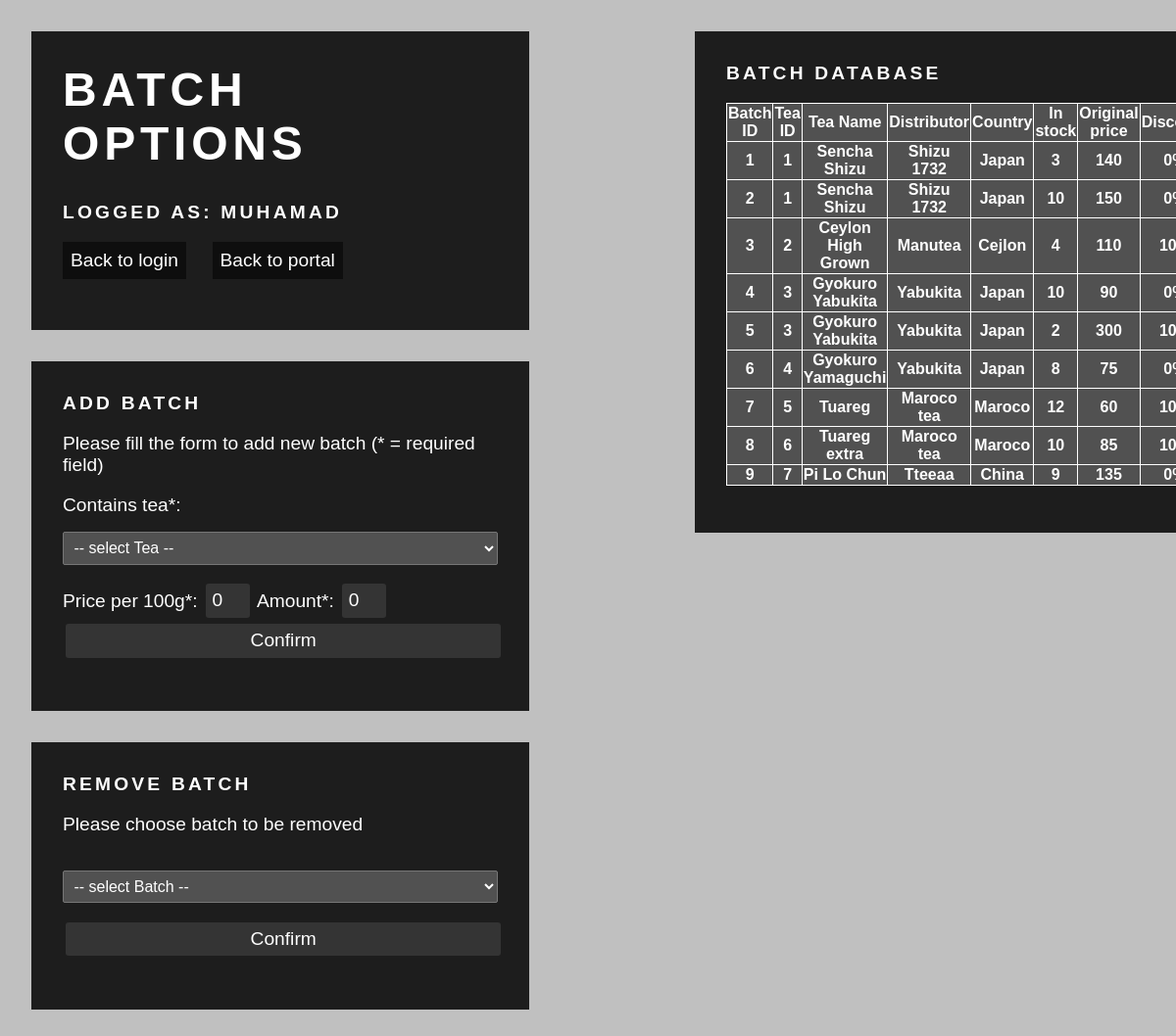
Screenshot of /third_year/IIS/employee/batch_options.php (signed in) with the database file from the repository.
### tables this page shows
CREATE TABLE Varka
(
  id INTEGER NOT NULL AUTO_INCREMENT,
  cena_100g INTEGER NOT NULL,
  sleva INTEGER NOT NULL,
  mnozstvi INTEGER NOT NULL,
  id_caj INTEGER NOT NULL,
  PRIMARY KEY(id)
);

CREATE TABLE Caj
(
  id INTEGER NOT NULL AUTO_INCREMENT,
  nazev VARCHAR(25) NOT NULL,
  druh VARCHAR(20),
  dodavatel VARCHAR(45) NOT NULL,
  doba_louhovani INTEGER,
  kvalita VARCHAR(10),
  zeme_puvodu VARCHAR(25) NOT NULL,
  nazev_oblasti VARCHAR(25),
  PRIMARY KEY(id)
);

### third_year/IIS/employee/batch_options.php (the view, shortened to what this page needs)
<html>
<head>
<link rel="stylesheet" href="../css/style.css">
</head>
<?php
$db = mysqli_init();
?>
<body>
<div id="PortalPage">
<h1>Batch Options</h1>
<?php
	if (isset($_SESSION["username"]) && isset($_SESSION["role"]) &&
		($_SESSION["role"] == "admin" || $_SESSION["role"] == "emloyee"))
	{
		echo "<h3>Logged as: ";
		echo  $_SESSION["username"];
		echo "</h3>";
	}
	else
	{
		header("Location: ../index.php");
	}
?>
<p><a href="../index.php">Back to login</a>
	<a href="./index.php">Back to portal</a></p>
</div>
<div id="PortalPage">
<h3>Add Batch</h3>
<p>Please fill the form to add new batch (* = required field)</p>
<form action="<?=$_SERVER["PHP_SELF"]?>"  method="post">
        Contains tea*: <select name="name" />
				<option hidden disabled selected value> -- select Tea -- </option>
			</select><br>
        Price per 100g*: <input type="number" id="price" name="price" value="<?php echo isset($_POST["price"]) ? $_POST["price"] : 0 ?>" />
        Amount*: <input type="number" id="amount" name="amount" value="<?php echo isset($_POST["amount"]) ? $_POST["amount"] : 0 ?>" /><br>
        <input type="submit" name="add" value="Confirm" />
</form>
</div>
<div id="PortalPage">
<h3>Remove Batch</h3>
<p>Please choose batch to be removed</p>
<form action="<?=$_SERVER["PHP_SELF"]?>"  method="post">
<select name="Teas">
<option hidden disabled selected value> -- select Batch -- </option>
<?php
$sql1 = "SELECT Varka.id, Caj.id, nazev, dodavatel,
		zeme_puvodu, mnozstvi, cena_100g, sleva
		FROM Varka JOIN Caj on Varka.id_caj = Caj.id;";
?>
</select>
<input type="submit" name="remove" value="Confirm" />
</form>
</div>
<div id="PortalPageRightWrapper">
<div id="PortalPageRight">
<h3>Batch Database</h3>
<?php
echo "<table>";
	echo "<tr>";
		echo "<th> Batch ID </th>";
		echo "<th> Tea ID </th>";
		echo "<th> Tea Name </th>";
		echo "<th> Distributor </th>";
		echo "<th> Country </th>";
		echo "<th> In stock </th>";
		echo "<th> Original price </th>";
		echo "<th> Discount </th>";
	echo "</tr>";
$result = mysqli_query($db, $sql1);
while ($row = $result->fetch_row())
{
	printf("<tr>\n<th>%s</th>\n<th>%s</th>\n<th>%s</th>\n<th>%s</th>\n<th>%s</th>\n<th>%s</th>\n<th>%s</th>\n<th>%s%%</th>\n</tr>\n",
			$row[0], $row[1], $row[2], $row[3], $row[4], $row[5], $row[6], $row[7]);
}
echo "</table>";
?>
</div>
</div>
</body>
</html>

### third_year/IIS/css/style.css (style rules this page uses)
body { margin: 0; background: #C0C0C0; }
#PortalPage { font-family: Agenda-Light, Agenda Light, Agenda, Arial Narrow, sans-serif; font-weight:100; background: rgba(0,0,0,0.85); color: white; padding: 2rem; width: 37%; margin:2rem; position: relative; font-size: 1.2rem; }
#PortalPageRightWrapper { position: absolute; top: 0; right: 15px; width: 37%; background: rgba(0,0,0,0); padding-right: 2rem; margin-right:2rem; }
#PortalPageRight { font-family: Agenda-Light, Agenda Light, Agenda, Arial Narrow, sans-serif; font-weight:100; background: rgba(0,0,0,0.85); color: white; width: 100%; position: relative; font-size: 1.2rem; padding: 2rem; margin:2rem; }
h1 { font-size: 3rem; text-transform: uppercase; margin-top: 0; letter-spacing: .3rem; }
h3 { font-size: 1.2rem; text-transform: uppercase; margin-top: 0; letter-spacing: .2rem; }
table { width: 100%; padding: .4rem; margin: 1rem auto; font-size: 1rem; background: rgba(255,255,255,0.23); color: #fff; border-radius: 2px; border-collapse: collapse; }
th, td { border: 1px solid white; }
select { width: 100%; padding: .4rem; margin: 1rem auto; font-size: 1rem; background: rgba(255,255,255,0.23); color: #fff; border-radius: 2px; border-collapse: collapse; }
option { background: gray; color: #fff; }
a { display: inline-block; color: #fff; text-decoration: none; background:rgba(0,0,0,0.5); padding: .5rem; transition: .6s background; }
#PortalPage input[name="price"] { width: 10%; }
#PortalPage input[name="amount"] { width: 10%; }
#PortalPage input { width: 100%; padding: .4rem; border: none; margin: 0.2rem; font-size: 1.2rem; background: rgba(255,255,255,0.10); color: #fff; border-radius: 3px; cursor: pointer; transition: .3s background; }
select option[disabled] { display:none; }

### rows the page displays
varka: id "1", id_caj "1", id_caj.nazev "Sencha Shizu", id_caj.dodavatel "Shizu 1732", id_caj.zeme_puvodu "Japan", mnozstvi "3", cena_100g "140", sleva "0"
varka: id "2", id_caj "1", id_caj.nazev "Sencha Shizu", id_caj.dodavatel "Shizu 1732", id_caj.zeme_puvodu "Japan", mnozstvi "10", cena_100g "150", sleva "0"
varka: id "3", id_caj "2", id_caj.nazev "Ceylon High Grown", id_caj.dodavatel "Manutea", id_caj.zeme_puvodu "Cejlon", mnozstvi "4", cena_100g "110", sleva "10"
varka: id "4", id_caj "3", id_caj.nazev "Gyokuro Yabukita", id_caj.dodavatel "Yabukita", id_caj.zeme_puvodu "Japan", mnozstvi "10", cena_100g "90", sleva "0"
varka: id "5", id_caj "3", id_caj.nazev "Gyokuro Yabukita", id_caj.dodavatel "Yabukita", id_caj.zeme_puvodu "Japan", mnozstvi "2", cena_100g "300", sleva "10"
varka: id "6", id_caj "4", id_caj.nazev "Gyokuro Yamaguchi", id_caj.dodavatel "Yabukita", id_caj.zeme_puvodu "Japan", mnozstvi "8", cena_100g "75", sleva "0"
varka: id "7", id_caj "5", id_caj.nazev "Tuareg", id_caj.dodavatel "Maroco tea", id_caj.zeme_puvodu "Maroco", mnozstvi "12", cena_100g "60", sleva "10"
varka: id "8", id_caj "6", id_caj.nazev "Tuareg extra", id_caj.dodavatel "Maroco tea", id_caj.zeme_puvodu "Maroco", mnozstvi "10", cena_100g "85", sleva "10"
varka: id "9", id_caj "7", id_caj.nazev "Pi Lo Chun", id_caj.dodavatel "Tteeaa", id_caj.zeme_puvodu "China", mnozstvi "9", cena_100g "135", sleva "0"

### other values shown
$_SESSION["username"] "MUHAMAD"
